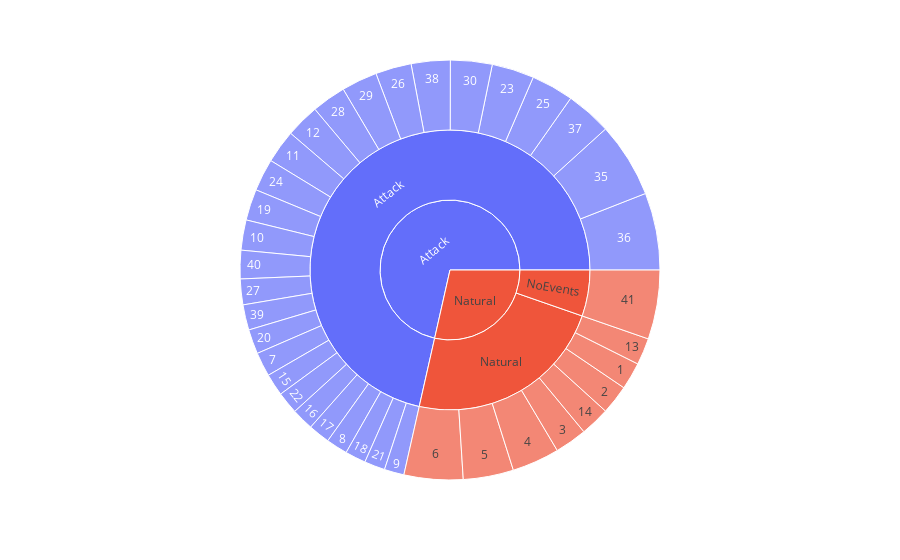

Notebook source saved alongside this figure:
### Code cell
# Draw a graph (sunburst) to show the distribution of the data
px.sunburst(markers, path=['binary','triple','multiclass'])

### Figure 1 — Plotly figure (JSON) as saved in the notebook; plotly's stock layout.template omitted (floating-point values rounded to 4 significant figures)
{"data": [{"branchvalues": "total", "domain": {"x": [0, 1], "y": [0, 1]}, "hovertemplate": "labels=%{label}<br>count=%{value}<br>parent=%{parent}<br>id=%{id}<extra></extra>", "ids": ["Natural/Natural/1", "Natural/Natural/2", "Natural/Natural/3", "Natural/Natural/4", "Natural/Natural/5", "Natural/Natural/6", "Attack/Attack/7", "Attack/Attack/8", "Attack/Attack/9", "Attack/Attack/10", "Attack/Attack/11", "Attack/Attack/12", "Natural/Natural/13", "Natural/Natural/14", "Attack/Attack/15", "Attack/Attack/16", "Attack/Attack/17", "Attack/Attack/18", "Attack/Attack/19", "Attack/Attack/20", "Attack/Attack/21", "Attack/Attack/22", "Attack/Attack/23", "Attack/Attack/24", "Attack/Attack/25", "Attack/Attack/26", "Attack/Attack/27", "Attack/Attack/28", "Attack/Attack/29", "Attack/Attack/30", "Attack/Attack/35", "Attack/Attack/36", "Attack/Attack/37", "Attack/Attack/38", "Attack/Attack/39", "Attack/Attack/40", "Natural/NoEvents/41", "Attack/Attack", "Natural/Natural", "Natural/NoEvents", "Attack", "Natural"], "labels": ["1", "2", "3", "4", "5", "6", "7", "8", "9", "10", "11", "12", "13", "14", "15", "16", "17", "18", "19", "20", "21", "22", "23", "24", "25", "26", "27", "28", "29", "30", "35", "36", "37", "38", "39", "40", "41", "Attack", "Natural", "NoEvents", "Attack", "Natural"], "name": "", "parents": ["Natural/Natural", "Natural/Natural", "Natural/Natural", "Natural/Natural", "Natural/Natural", "Natural/Natural", "Attack/Attack", "Attack/Attack", "Attack/Attack", "Attack/Attack", "Attack/Attack", "Attack/Attack", "Natural/Natural", "Natural/Natural", "Attack/Attack", "Attack/Attack", "Attack/Attack", "Attack/Attack", "Attack/Attack", "Attack/Attack", "Attack/Attack", "Attack/Attack", "Attack/Attack", "Attack/Attack", "Attack/Attack", "Attack/Attack", "Attack/Attack", "Attack/Attack", "Attack/Attack", "Attack/Attack", "Attack/Attack", "Attack/Attack", "Attack/Attack", "Attack/Attack", "Attack/Attack", "Attack/Attack", "Natural/NoEvents", "Attack", "Natural", "Natural", "", ""], "type": "sunburst", "values": [1529, 1646, 1808, 2672, 2830, 3314, 1358, 1210, 1113, 1699, 1871, 1896, 1505, 1658, 1247, 1239, 1212, 1165, 1754, 1381, 1163, 1240, 2379, 1818, 2384, 2019, 1447, 1924, 2016, 2345, 4229, 4340, 2579, 2193, 1424, 1603, 3891, 52248, 16962, 3891, 52248, 20853]}], "layout": {"legend": {"tracegroupgap": 0}, "margin": {"t": 60}}}
